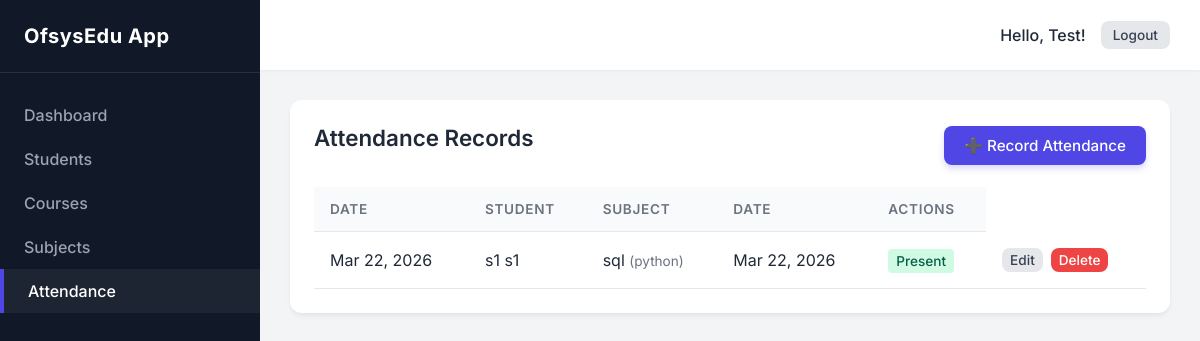
The app's page /attendance/ (signed in) with its own data.
### core/models.py (models this page shows, shortened)
class Attendance(models.Model):
    STATUS_CHOICES = (
        ('Present', 'Present'),
        ('Absent', 'Absent'),
        ('Late', 'Late'),
    )
    student = models.ForeignKey(Student, on_delete=models.CASCADE, related_name='attendances')
    subject = models.ForeignKey(Subject, on_delete=models.CASCADE, related_name='attendances', null=True)
    date = models.DateField()
    status = models.CharField(max_length=20, choices=STATUS_CHOICES, default='Present')
    class Meta:
        unique_together = ('student', 'subject', 'date')
        ordering = ['-date']

class Student(models.Model):
    user = models.OneToOneField(User, on_delete=models.CASCADE, null=True, blank=True)
    first_name = models.CharField(max_length=50)
    last_name = models.CharField(max_length=50)
    email = models.EmailField(unique=True)
    enroll_date = models.DateField(auto_now_add=True)
    courses = models.ManyToManyField(Course, blank=True, related_name='students')
    advisor = models.ForeignKey('Staff', on_delete=models.SET_NULL, null=True, blank=True, related_name='advised_students', limit_choices_to={'role': 'Teacher'}, verbose_name='Assigned Teacher/Advisor')

class Subject(models.Model):
    name = models.CharField(max_length=100)
    code = models.CharField(max_length=20, unique=True)
    course = models.ForeignKey(Course, on_delete=models.CASCADE, related_name='subjects')
    teacher = models.ForeignKey('Staff', on_delete=models.SET_NULL, null=True, blank=True, related_name='assigned_subjects', limit_choices_to={'role': 'Teacher'})

class Course(models.Model):
    name = models.CharField(max_length=100)
    code = models.CharField(max_length=20, unique=True)
    description = models.TextField(blank=True, null=True)

### core/views.py (the view)
# urls.py: path('attendance/', views.attendance_list, name='attendance_list'),
@login_required
def attendance_list(request):
    if hasattr(request.user, 'student') and not hasattr(request.user, 'staff') and not request.user.is_superuser:
        attendances = Attendance.objects.filter(student=request.user.student).select_related('student', 'subject').order_by('-date')
    else:
        attendances = Attendance.objects.all().select_related('student', 'subject').order_by('-date')
    return render(request, 'core/attendance_list.html', {'attendances': attendances})

### core/context_processors.py (called while the page is built)
def pending_approvals_count(request):
    if request.user.is_authenticated and (hasattr(request.user, 'staff') or request.user.is_superuser):
        count = User.objects.filter(is_active=False).count()
        return {'pending_approvals_count': count}
    return {}

### core/templates/core/attendance_list.html
{% extends 'core/base.html' %}
{% block content %}
<div class="card">
    <div style="display: flex; justify-content: space-between; align-items: center; margin-bottom: 20px;">
        <h2>Attendance Records</h2>
        {% if user.staff or user.is_superuser %}
        <a href="{% url 'core:attendance_create' %}" class="btn btn-primary">➕ Record Attendance</a>
        {% endif %}
    </div>
    {% if attendances %}
    <table class="table">
        <thead>
            <tr>
                <th>Date</th>
                <th>Student</th>
                <th>Subject</th>
                <th>Date</th>
                {% if user.staff or user.is_superuser %}
                <th>Actions</th>
                {% endif %}
            </tr>
        </thead>
        <tbody>
            {% for attendance in attendances %}
            <tr>
                <td>{{ attendance.date|date:"M d, Y" }}</td>
                <td>{{ attendance.student.first_name }} {{ attendance.student.last_name }}</td>
                <td>{{ attendance.subject.name }} <span style="font-size:0.85em; color:var(--text-muted);">({{ attendance.subject.course.name }})</span></td>
                <td>{{ attendance.date|date:"M d, Y" }}</td>
                <td>
                    <span style="padding: 4px 8px; border-radius: 4px; font-weight: 500; font-size: 0.85rem;
                        {% if attendance.status == 'Present' %}background-color: #d1fae5; color: #065f46;
                        {% elif attendance.status == 'Absent' %}background-color: #fee2e2; color: #991b1b;
                        {% else %}background-color: #fef3c7; color: #92400e;{% endif %}">
                        {{ attendance.status }}
                    </span>
                </td>
                {% if user.staff or user.is_superuser %}
                <td>
                    <div style="display: flex; gap: 8px;">
                        <a href="{% url 'core:attendance_update' attendance.pk %}" class="btn btn-secondary" style="padding: 4px 8px; font-size: 0.85rem;">Edit</a>
                        <a href="{% url 'core:attendance_delete' attendance.pk %}" class="btn btn-danger" style="padding: 4px 8px; font-size: 0.85rem;">Delete</a>
                    </div>
                </td>
                {% endif %}
            </tr>
            {% endfor %}
        </tbody>
    </table>
    {% else %}
    <p style="color: var(--text-muted); text-align: center; padding: 2rem 0;">No attendance records found. Start by recording attendance.</p>
    {% endif %}
</div>
{% endblock %}

### core/templates/core/base.html (shortened to what this page needs)
<!DOCTYPE html>
<html lang="en">
<head>
</head>
<body>
    <aside class="sidebar">
        <div class="sidebar-header">
            OfsysEdu App
        </div>
        <ul class="nav-links">
            {% if user.is_authenticated %}
                <li><a href="{% url 'core:dashboard' %}" class="nav-link">Dashboard</a></li>
                {% if user.staff or user.is_superuser %}
                    <li><a href="{% url 'core:student_list' %}" class="nav-link">Students</a></li>
                    <li><a href="{% url 'core:course_list' %}" class="nav-link">Courses</a></li>
                    <li><a href="{% url 'core:subject_list' %}" class="nav-link">Subjects</a></li>
                {% endif %}
                <li><a href="{% url 'core:attendance_list' %}" class="nav-link">Attendance</a></li>
            {% endif %}
        </ul>
    </aside>
    <main class="main-content">
        <header class="topbar">
            {% if user.is_authenticated %}
                <div style="font-weight: 500; display: flex; align-items: center; gap: 15px;">
                    <span>Hello, {{ user.first_name|default:user.username }}!</span>
                    <form method="post" action="{% url 'logout' %}" style="display: inline;">
                        <button type="submit" class="btn btn-sm btn-secondary">Logout</button>
                    </form>
                </div>
            {% endif %}
        </header>
        <div class="content-area">
            {% block content %}
            {% endblock %}
        </div>
    </main>
</body>
</html>

### core/templates/core/base.html (style rules this page uses)
:root { --primary: #4f46e5; --primary-hover: #4338ca; --sidebar-bg: #111827; --sidebar-text: #9ca3af; --sidebar-text-active: #ffffff; --bg-color: #f3f4f6; --card-bg: #ffffff; --text-main: #1f2937; --text-muted: #6b7280; --border-color: #e5e7eb; --danger: #ef4444; --danger-hover: #dc2626; --success: #10b981; }
* { margin: 0; padding: 0; box-sizing: border-box; font-family: 'Inter', sans-serif; }
body { display: flex; min-height: 100vh; background-color: var(--bg-color); color: var(--text-main); }
.sidebar { width: 260px; background-color: var(--sidebar-bg); color: #fff; display: flex; flex-direction: column; transition: all 0.3s ease; }
.sidebar-header { padding: 24px; font-size: 1.25rem; font-weight: 700; border-bottom: 1px solid rgba(255,255,255,0.1); letter-spacing: 0.5px; }
.nav-links { list-style: none; padding: 20px 0; flex: 1; }
.nav-link { display: block; padding: 12px 24px; color: var(--sidebar-text); text-decoration: none; font-weight: 500; transition: all 0.2s; }
.nav-link:hover, .nav-link.active { background-color: rgba(255,255,255,0.05); color: var(--sidebar-text-active); border-left: 4px solid var(--primary); }
.main-content { flex: 1; display: flex; flex-direction: column; overflow-x: hidden; }
.topbar { background: var(--card-bg); height: 70px; display: flex; align-items: center; justify-content: flex-end; padding: 0 30px; box-shadow: 0 1px 3px rgba(0,0,0,0.05); }
.content-area { padding: 30px; flex: 1; overflow-y: auto; }
.card { background: var(--card-bg); border-radius: 12px; box-shadow: 0 4px 6px -1px rgba(0,0,0,0.05), 0 2px 4px -1px rgba(0,0,0,0.03); padding: 24px; margin-bottom: 24px; }
h2 { font-size: 1.4rem; margin-bottom: 16px; font-weight: 600; }
.btn { display: inline-block; padding: 10px 20px; border-radius: 8px; font-weight: 500; text-decoration: none; cursor: pointer; transition: all 0.2s; border: none; font-size: 0.95rem; }
.btn-sm { padding: 6px 12px; font-size: 0.85rem; }
.btn-primary { background-color: var(--primary); color: white; box-shadow: 0 4px 6px rgba(79, 70, 229, 0.2); }
.btn-danger { background-color: var(--danger); color: white; }
.btn-secondary { background-color: #e5e7eb; color: #374151; }
table { width: 100%; border-collapse: collapse; text-align: left; }
th { padding: 14px 16px; background-color: #f9fafb; color: var(--text-muted); font-weight: 600; font-size: 0.85rem; text-transform: uppercase; letter-spacing: 0.05em; border-bottom: 1px solid var(--border-color); }
td { padding: 16px; border-bottom: 1px solid var(--border-color); color: var(--text-main); vertical-align: middle; }

### records on screen
Attendance: date "Mar 22, 2026", student.first_name "s1", student.last_name "s1", subject.name "sql", subject.course.name "python", status "Present"

### other values on screen
{{ user.first_name|default:user.username }} "Test"
